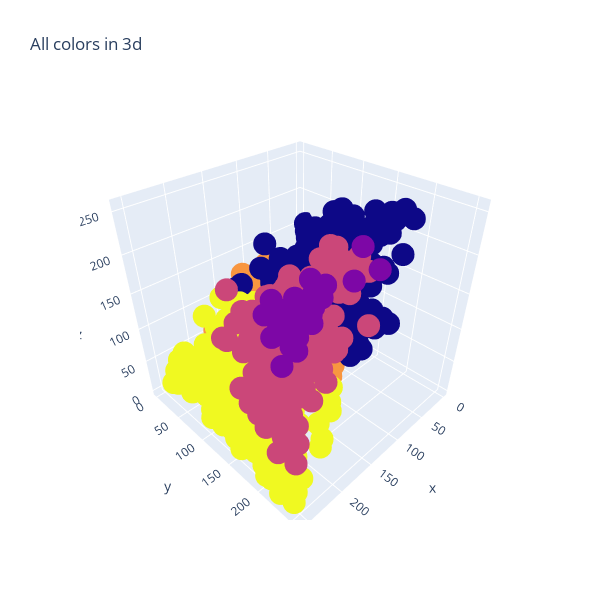

Here is the notebook cell this chart was saved with:
### Code cell
# K means clustering on colors with 10 clusters
# Assign a label to each color

clt = KMeans(n_clusters=5)
clt.fit(all_colors)
centers, labels = clt.cluster_centers_, clt.labels_

fig = go.Figure()
fig.add_trace(go.Scatter3d(x=x, y=y, z=z, mode='markers', marker=dict(color=labels)))
fig.update_layout(autosize=False, width=600, height=600, title='All colors in 3d')
fig.show()

### Figure 1 — Plotly figure (JSON) as saved in the notebook; plotly's stock layout.template omitted (floating-point values rounded to 4 significant figures; data arrays with more than 128 entries replaced by an {"elided": "..."} marker saying what was removed)
{"data": [{"marker": {"color": {"elided": "2035 int values"}}, "mode": "markers", "type": "scatter3d", "x": {"elided": "2035 int values"}, "y": {"elided": "2035 int values"}, "z": {"elided": "2035 int values"}}], "layout": {"autosize": false, "height": 600, "title": {"text": "All colors in 3d"}, "width": 600}}
